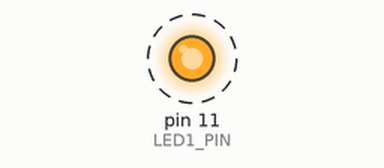
Recording of a sketch running on a simulated Arduino Uno, built with avr-gcc and run on an emulated ATmega328P. On the bench: output pins drawn as LEDs (lit = HIGH). Dashed ring = blinking.

Above: at 1.0 s.
Timing chart, 0 to 4.7 s (numbered marks = the images above):
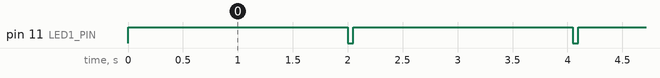

Measured:
- by itself, pin 11 (LED1_PIN): alternates HIGH for 2.0 s and LOW for 0.05 s

The sketch:

Lab2S1.ino
```cpp
#define LED1_PIN 11
//int LED1_PIN=11;

void setup() {
  pinMode(LED1_PIN, OUTPUT);
}

void loop() {
  digitalWrite(LED1_PIN, HIGH);
  delay(2000);
  digitalWrite(LED1_PIN, LOW);
  delay(50);
  //LED1_PIN=11; //leave this line of code in when testing “int” declaration
      // comment this line out when using #define
}
```
